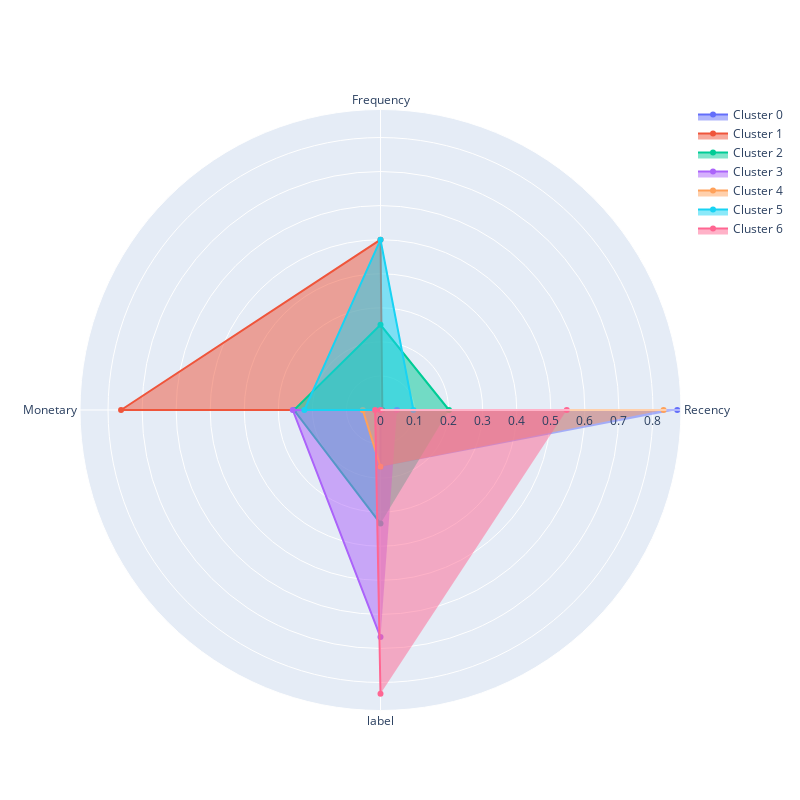

The notebook cell this image was saved under:
### Markdown cell above
### Задание 6.7
Визуализируйте профили кластеров в виде полярной диаграммы на основе средних RFM-характеристик, вычисленных для каждого кластера.

Проанализируйте кластеры и на основе анализа сопоставьте номер кластера и его описание.

* Кластер соответствует «лояльным» клиентам, которые приносят наибольший доход, совершают покупки чаще всего, а давность их последней покупки наименьшая.
* Кластер соответствует «перспективным» клиентам, которые являются активными покупателями, но покупают не так часто и не так много, как лояльные клиенты.
* Кластер соответствует «подвисшим» клиентам, которые относительно недавно сделали несколько заказов на небольшие суммы. Потенциально эти клиенты могут быть переведены в кластер «перспективных».
* Кластер соответствует клиентам «в зоне риска», которые несколько раз покупали товары на небольшие суммы, однако их последняя покупка была совершена более пяти месяцев назад.
* Кластер соответствует клиентам-«новичкам», которые относительно недавно сделали один заказ на небольшую сумму. 
* Кластер соответствует «спящим» или «почти потерянным» клиентам, которые сделали один заказ на маленькую сумму более семи месяцев назад и больше не возвращались.
* Кластер соответствует «потерянным» клиентам, которые купили меньше всего товара, и их последняя покупка была совершена около года назад.

### Code cell
plot_cluster_profile(rfm_table_pred, n_clusters=7)

### Figure 1 — Plotly figure (JSON) as saved in the notebook; plotly's stock layout.template omitted (floating-point values rounded to 4 significant figures)
{"data": [{"fill": "toself", "name": "Cluster 0", "r": [0.8713, 0, 0, 0.1667], "theta": ["Recency", "Frequency", "Monetary", "label"], "type": "scatterpolar"}, {"fill": "toself", "name": "Cluster 1", "r": [0.005362, 0.5, 0.7618, 0], "theta": ["Recency", "Frequency", "Monetary", "label"], "type": "scatterpolar"}, {"fill": "toself", "name": "Cluster 2", "r": [0.2011, 0.25, 0.254, 0.3333], "theta": ["Recency", "Frequency", "Monetary", "label"], "type": "scatterpolar"}, {"fill": "toself", "name": "Cluster 3", "r": [0.04826, 0, 0.2576, 0.6667], "theta": ["Recency", "Frequency", "Monetary", "label"], "type": "scatterpolar"}, {"fill": "toself", "name": "Cluster 4", "r": [0.8311, 0, 0.05203, 0.1667], "theta": ["Recency", "Frequency", "Monetary", "label"], "type": "scatterpolar"}, {"fill": "toself", "name": "Cluster 5", "r": [0.09651, 0.5, 0.2237, 0], "theta": ["Recency", "Frequency", "Monetary", "label"], "type": "scatterpolar"}, {"fill": "toself", "name": "Cluster 6", "r": [0.5469, 0, 0.01573, 0.8333], "theta": ["Recency", "Frequency", "Monetary", "label"], "type": "scatterpolar"}], "layout": {"autosize": false, "height": 800, "showlegend": true, "width": 800}}
